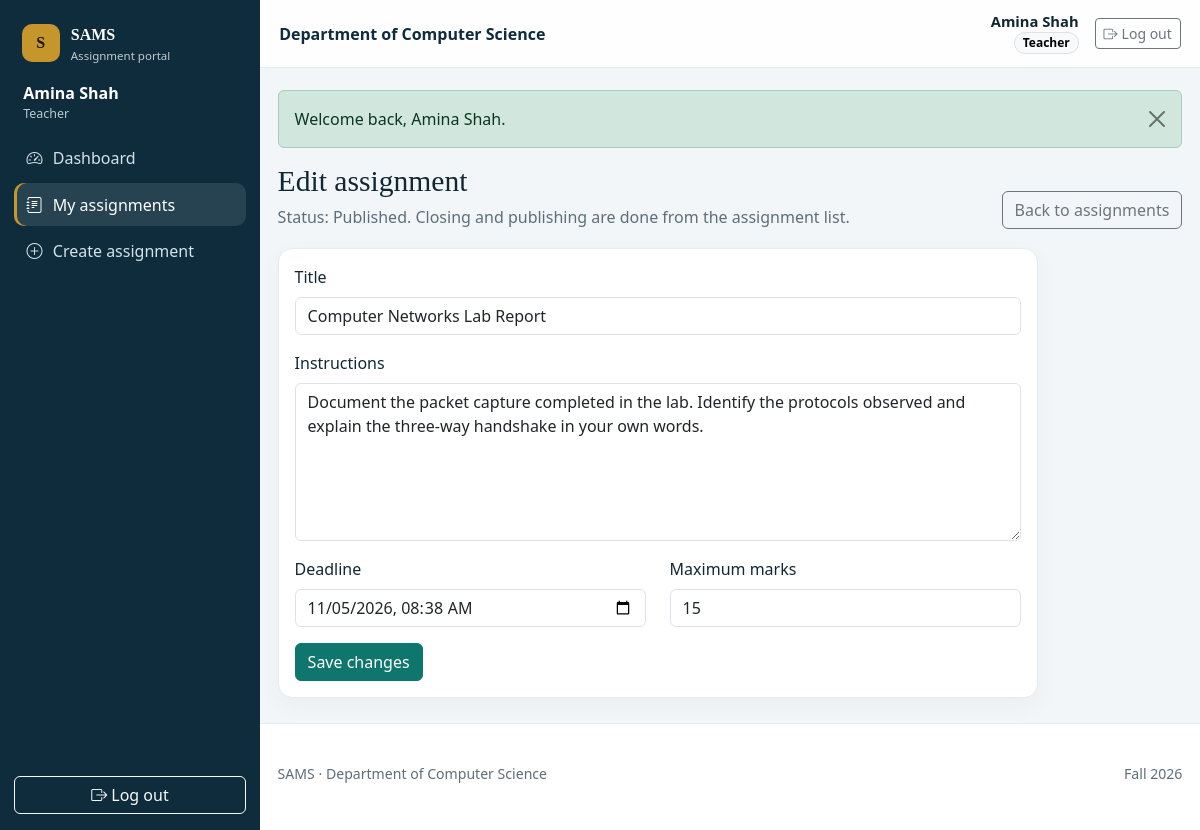
/teacher/edit_assignment.php?id=4 (signed in), run on the app's committed database.
### tables this page shows
CREATE TABLE users (
    id INT UNSIGNED NOT NULL AUTO_INCREMENT,
    name VARCHAR(100) NOT NULL,
    email VARCHAR(150) NOT NULL,
    password VARCHAR(255) NOT NULL,
    role ENUM('admin', 'teacher', 'student') NOT NULL,
    status ENUM('active', 'inactive') NOT NULL DEFAULT 'active',
    created_at DATETIME NOT NULL DEFAULT CURRENT_TIMESTAMP,
    updated_at DATETIME NOT NULL DEFAULT CURRENT_TIMESTAMP ON UPDATE CURRENT_TIMESTAMP,
    PRIMARY KEY (id),
    UNIQUE KEY uq_users_email (email),
    KEY idx_users_role (role),
    KEY idx_users_status (status)
);

CREATE TABLE assignments (
    id INT UNSIGNED NOT NULL AUTO_INCREMENT,
    teacher_id INT UNSIGNED NOT NULL,
    title VARCHAR(200) NOT NULL,
    description TEXT NOT NULL,
    deadline DATETIME NOT NULL,
    max_marks DECIMAL(6,2) NOT NULL,
    status ENUM('draft', 'published', 'closed') NOT NULL DEFAULT 'draft',
    created_at DATETIME NOT NULL DEFAULT CURRENT_TIMESTAMP,
    updated_at DATETIME NOT NULL DEFAULT CURRENT_TIMESTAMP ON UPDATE CURRENT_TIMESTAMP,
    PRIMARY KEY (id),
    KEY idx_assignments_teacher (teacher_id),
    KEY idx_assignments_status (status),
    KEY idx_assignments_deadline (deadline),
    CONSTRAINT fk_assignments_teacher FOREIGN KEY (teacher_id) REFERENCES users (id) ON DELETE RESTRICT ON UPDATE CASCADE
);

### includes/auth.php (called while the page is built, shortened)
<?php
function current_user(): ?array
{
    if (!empty($GLOBALS['sams_user_resolved'])) {
        return $GLOBALS['sams_user'] ?? null;
    }
    $user = fetch_one(
        'SELECT id, name, email, role, status FROM users WHERE id = ? LIMIT 1',
        [(int) $_SESSION['user_id']]
    );
    return $user;
}
function role_label(string $role): string
{
    return match ($role) {
        'admin' => 'Administrator',
        'teacher' => 'Teacher',
        'student' => 'Student',
        default => 'User',
    };
}
function dashboard_route(): string
{
    return match (current_user()['role'] ?? '') {
        'admin' => 'admin/dashboard.php',
        'teacher' => 'teacher/dashboard.php',
        'student' => 'student/dashboard.php',
        default => 'auth/login.php',
    };
}
function require_login(): void
{
    if (current_user() === null) {
        flash('danger', 'Your account is not available. Please log in again.');
        redirect('auth/login.php');
    }
}
function require_role(string $role): void
{
    require_login();
}

### config/database.php (called while the page is built, shortened)
<?php
function db(): PDO
{
    static $pdo = null;
    if ($pdo instanceof PDO) {
        return $pdo;
    }
    $dsn = 'mysql:host=' . DB_HOST . ';port=' . DB_PORT . ';dbname=' . DB_NAME . ';charset=utf8mb4';
    try {
        $pdo = new PDO($dsn, DB_USER, DB_PASS, [
            PDO::ATTR_ERRMODE => PDO::ERRMODE_EXCEPTION,
            PDO::ATTR_DEFAULT_FETCH_MODE => PDO::FETCH_ASSOC,
            PDO::ATTR_EMULATE_PREPARES => false,
        ]);
        try {
            $pdo->exec("SET time_zone = '+05:00'");
        } catch (PDOException $timezoneError) {
            error_log('Could not set MySQL time zone: ' . $timezoneError->getMessage());
        }
    } catch (PDOException $exception) {
        error_log('Database connection failed: ' . $exception->getMessage());
        $driverCode = (int) ($exception->errorInfo[1] ?? 0);
        $message = match ($driverCode) {
            1049 => 'The sams_db database was not found. Import database/sams_db.sql in phpMyAdmin, then refresh this page.',
            1045 => 'The database username or password was rejected. Update the constants in config/database.php and try again.',
            2002, 2003 => 'MySQL is not running. Open the XAMPP Control Panel, start MySQL, and refresh this page.',
            default => 'The application could not connect to the database. Start MySQL in XAMPP and confirm that sams_db has been imported.',
        };
        show_database_error($message);
    }
    return $pdo;
}

### teacher/edit_assignment.php (the view, shortened to what this page needs)
<?php
require_role('teacher');
$teacherId = (int) current_user()['id'];
$assignment = teacher_assignment(query_int('id'), $teacherId);
$errors = [];
$values = [
    'title' => (string) $assignment['title'],
    'description' => (string) $assignment['description'],
    'deadline' => deadline_input((string) $assignment['deadline']),
    'max_marks' => format_marks($assignment['max_marks']),
];
require __DIR__ . '/../includes/header.php';
?>
<section class="card-panel narrow-panel">
    <form method="post" novalidate>
        <div class="mb-3">
            <label class="form-label" for="title">Title</label>
            <input class="form-control<?= invalid($errors, 'title') ?>" id="title" name="title" value="<?= e($values['title']) ?>" maxlength="200" required>
        </div>
        <div class="mb-3">
            <label class="form-label" for="description">Instructions</label>
            <textarea class="form-control<?= invalid($errors, 'description') ?>" id="description" name="description" rows="6" maxlength="10000" required><?= e($values['description']) ?></textarea>
        </div>
        <div class="row">
            <div class="col-md-6 mb-3">
                <label class="form-label" for="deadline">Deadline</label>
                <input class="form-control<?= invalid($errors, 'deadline') ?>" type="datetime-local" id="deadline" name="deadline" value="<?= e($values['deadline']) ?>" required>
            </div>
            <div class="col-md-6 mb-3">
                <label class="form-label" for="max_marks">Maximum marks</label>
                <input class="form-control<?= invalid($errors, 'max_marks') ?>" type="number" id="max_marks" name="max_marks" min="1" max="1000" step="0.01" value="<?= e($values['max_marks']) ?>" required>
            </div>
        </div>
        <button class="btn btn-primary" type="submit">Save changes</button>
    </form>
</section>
<?php require __DIR__ . '/../includes/footer.php'; ?>

### includes/header.php (shortened to what this page needs)
<?php
require_once __DIR__ . '/navbar.php';
$activeNav = $activeNav ?? '';
$publicLayout = !empty($publicLayout);
$user = current_user();
$siteName = get_setting('site_name', APP_NAME);
$institution = get_setting('institution_name', '');
$showRegister = registration_open();
?>
<!DOCTYPE html>
<html lang="en">
<head>
    <link rel="stylesheet" href="<?= e(base_url('assets/vendor/bootstrap/css/bootstrap.min.css')) ?>">
    <link rel="stylesheet" href="<?= e(base_url('assets/vendor/bootstrap-icons/bootstrap-icons.min.css')) ?>">
    <link rel="stylesheet" href="<?= e(base_url('assets/css/style.css')) ?>">
</head>
<?php if ($publicLayout): ?>
<body class="layout-public">
<a class="skip-link" href="#content">Skip to content</a>
<div class="public-wrap">
    <nav class="public-nav" aria-label="Public">
        <div class="container public-nav-inner">
            <a class="brand" href="<?= e(base_url('index.php')) ?>">
                <span class="brand-mark">S</span>
                <span><strong><?= e(APP_SHORT) ?></strong><small><?= e($siteName) ?></small></span>
            </a>
            <div class="d-flex gap-2">
                <?php if ($user !== null): ?>
                    <a class="btn btn-sm btn-outline-light" href="<?= e(base_url(dashboard_route())) ?>">Dashboard</a>
                    <?= logout_button('btn btn-sm btn-warning') ?>
                <?php else: ?>
                    <a class="btn btn-sm btn-outline-light" href="<?= e(base_url('auth/login.php')) ?>">Log in</a>
                    <?php if ($showRegister): ?>
                        <a class="btn btn-sm btn-warning" href="<?= e(base_url('auth/register.php')) ?>">Register</a>
                    <?php endif; ?>
                <?php endif; ?>
            </div>
        </div>
    </nav>
    <main id="content" class="container py-4 py-lg-5">
        <?php render_flash(); ?>
<?php else: ?>
<body class="layout-app" data-max-upload="<?= (int) MAX_UPLOAD_BYTES ?>">
<?php render_sidebar($activeNav); ?>
<div class="app-main">
    <header class="topbar">
        <div class="topbar-title"><?= e($institution !== '' ? $institution : $siteName) ?></div>
        <div class="ms-auto d-flex align-items-center gap-3">
            <?php if ($user !== null): ?>
                <div class="text-end d-none d-sm-block">
                    <div class="user-name"><?= e((string) $user['name']) ?></div>
                    <span class="badge rounded-pill text-bg-light border"><?= e(role_label((string) $user['role'])) ?></span>
                </div>
            <?php endif; ?>
            <?= logout_button('btn btn-sm btn-outline-secondary') ?>
        </div>
    </header>
    <main id="content" class="content">
        <div class="container-fluid page-wrap">
<?php endif; ?>

### includes/navbar.php (shortened to what this page needs)
<?php
function nav_items(): array
{
    $role = current_user()['role'] ?? '';
    if ($role === 'teacher') {
        return [
            ['dashboard', 'teacher/dashboard.php', 'speedometer2', 'Dashboard'],
            ['assignments', 'teacher/assignments.php', 'journal-text', 'My assignments'],
            ['create', 'teacher/create_assignment.php', 'plus-circle', 'Create assignment'],
        ];
    }
    return [];
}
function render_nav_links(string $activeNav): void
{
    foreach (nav_items() as [$key, $path, $icon, $label]) {
        $active = $activeNav === $key ? ' active' : '';
        $current = $activeNav === $key ? ' aria-current="page"' : '';
        echo '<a class="nav-link-app' . $active . '" href="' . e(base_url($path)) . '"' . $current . '>';
        echo '<i class="bi bi-' . e($icon) . '"></i><span>' . e($label) . '</span></a>';
    }
}
function logout_button(string $buttonClass): string
{
    return '<form method="post" action="' . e(base_url('auth/logout.php')) . '">'
        . csrf_field()
        . '<button type="submit" class="' . e($buttonClass) . '"><i class="bi bi-box-arrow-right me-1"></i>Log out</button></form>';
}
function render_sidebar(string $activeNav): void
{
    $user = current_user();
    echo '<aside class="sidebar d-none d-lg-flex">';
    echo '<a class="sidebar-brand" href="' . e(base_url(dashboard_route())) . '"><span class="brand-mark">S</span><span><strong>' . e(APP_SHORT) . '</strong><small>Assignment portal</small></span></a>';
    if ($user !== null) {
        echo '<div class="sidebar-user"><div class="user-name">' . e((string) $user['name']) . '</div><div class="user-role">' . e(role_label((string) $user['role'])) . '</div></div>';
    }
    echo '<nav class="sidebar-nav" aria-label="Dashboard">';
    render_nav_links($activeNav);
    echo '</nav>';
    echo '<div class="sidebar-footer">' . logout_button('btn btn-outline-light w-100') . '</div>';
    echo '</aside>';
}

### assets/css/style.css (style rules this page uses)
:root { --sams-navy: #0f2c3c; --sams-navy-2: #16394c; --sams-teal: #0f766e; --sams-teal-dark: #0c5f59; --sams-gold: #c4962c; --sams-paper: #f3f6f8; --sams-ink: #102833; --sams-muted: #5d6e7a; --sams-line: #e4ebf0; --sidebar-width: 260px; }
* { box-sizing: border-box; }
body { margin: 0; color: var(--sams-ink); background: var(--sams-paper); font-family: "Segoe UI", "Helvetica Neue", Arial, sans-serif; }
h1, h2, .brand strong, .sidebar-brand strong { font-family: Georgia, "Palatino Linotype", Palatino, serif; }
a { color: #0f5f6b; }
.btn-primary { --bs-btn-bg: var(--sams-teal); --bs-btn-border-color: var(--sams-teal); --bs-btn-hover-bg: var(--sams-teal-dark); --bs-btn-hover-border-color: var(--sams-teal-dark); --bs-btn-active-bg: #0a524d; --bs-btn-active-border-color: #0a524d; }
.brand, .sidebar-brand { display: flex; align-items: center; gap: 0.7rem; color: inherit; text-decoration: none; }
.brand small, .sidebar-brand small { display: block; font-family: "Segoe UI", sans-serif; font-size: 0.72rem; opacity: 0.75; }
.brand-mark { width: 38px; height: 38px; border-radius: 10px; display: grid; place-items: center; background: var(--sams-gold); color: #1d1604; font-family: Georgia, serif; font-weight: 700; flex: 0 0 auto; }
.feature-card, .card-panel, .stat-card { background: #fff; border: 1px solid var(--sams-line); border-radius: 14px; box-shadow: 0 8px 24px rgba(15, 44, 60, 0.04); }
.sidebar { position: fixed; inset: 0 auto 0 0; width: var(--sidebar-width); background: var(--sams-navy); color: #d5e2ea; padding: 1.15rem 0.9rem 1rem; display: flex; flex-direction: column; z-index: 1030; }
.sidebar-brand, .sidebar-brand:hover { color: #fff; padding: 0.2rem 0.45rem 0.9rem; }
.app-main { margin-left: var(--sidebar-width); min-height: 100vh; display: flex; flex-direction: column; }
.sidebar-user { padding: 0.15rem 0.55rem 0.85rem; }
.sidebar-user .user-name { color: #fff; font-weight: 650; }
.sidebar-user .user-role { font-size: 0.78rem; color: #b7c9d4; }
.sidebar-nav { display: flex; flex-direction: column; gap: 0.25rem; }
.nav-link-app { color: #d5e2ea; text-decoration: none; border-radius: 10px; padding: 0.58rem 0.75rem; display: flex; align-items: center; gap: 0.65rem; }
.nav-link-app.active { background: rgba(255,255,255,0.1); color: #fff; box-shadow: inset 3px 0 0 var(--sams-gold); }
.sidebar-footer { margin-top: auto; padding-top: 1rem; }
.topbar { position: sticky; top: 0; z-index: 1020; min-height: 68px; display: flex; align-items: center; gap: 0.8rem; padding: 0.7rem 1.2rem; background: rgba(255,255,255,0.94); border-bottom: 1px solid var(--sams-line); }
.topbar-title { font-weight: 650; color: var(--sams-navy); }
.topbar .user-name { font-size: 0.92rem; font-weight: 650; line-height: 1.1; }
.content { flex: 1; }
.page-wrap { padding: 1.4rem 1.1rem 1.6rem; }
.card-panel { padding: 1rem; }
.narrow-panel { max-width: 760px; }

### data on the page
users: name "Amina Shah", role "Teacher"
assignments: title "Computer Networks Lab Report", description "Document the packet capture completed in the lab. Identify the protocols observed and explain the three-way handshake in your own words.", max_marks "15"

### other printed values
APP_SHORT "SAMS"
$label "Dashboard"
$label "My assignments"
$label "Create assignment"
$institution !== '' ? $institution : $siteName "Department of Computer Science"
$flash['message'] "Welcome back, Amina Shah."
$title "Edit assignment"
$subtitle "Status: Published. Closing and publishing are done from the assignment list."
$actions "Back to assignments"
$footerInstitution "Department of Computer Science"
$footerYear "Fall 2026"
